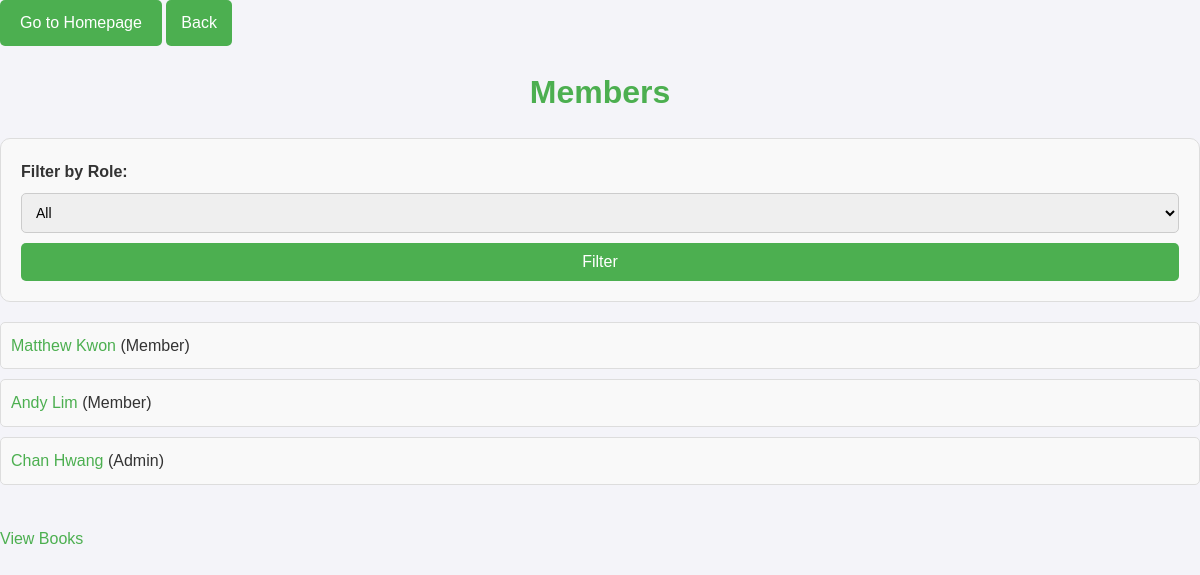
Before: /project/members/ with the older database file.
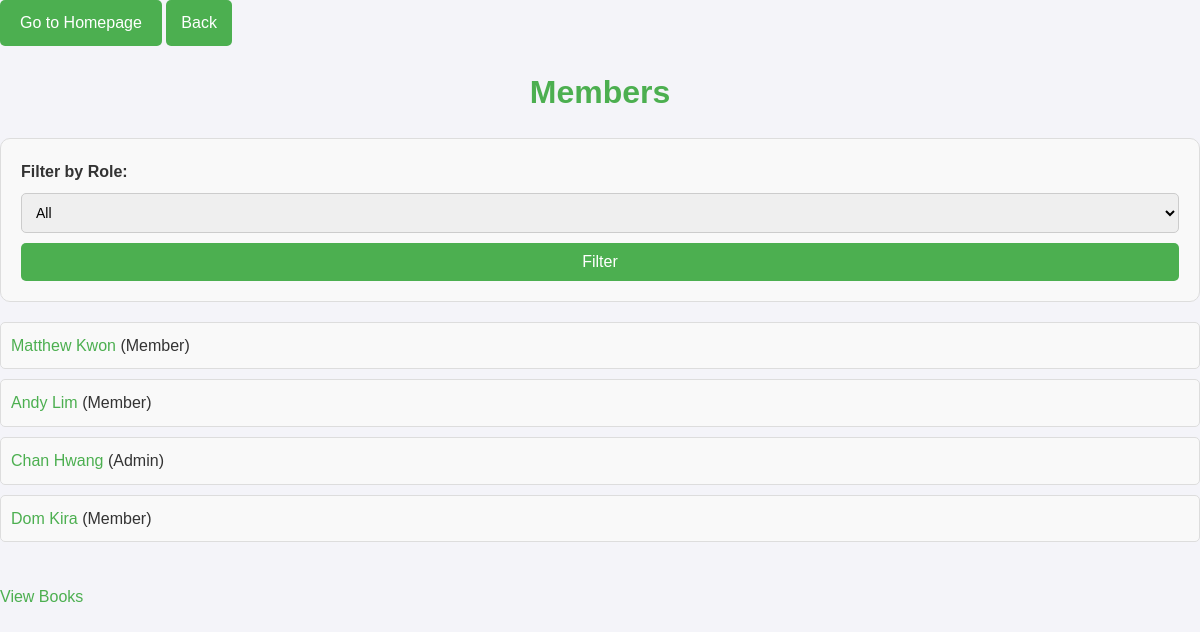
After: the same page with the newer database file.
### project/models.py (models this page shows, shortened)
class Member(models.Model):
    user = models.OneToOneField(
        User,
        on_delete=models.CASCADE,
        related_name='member'
    )
    name = models.CharField(max_length=100)
    email = models.EmailField()
    join_date = models.DateField()
    role = models.CharField(max_length=50, choices=[('Admin', 'Admin'), ('Member', 'Member')])

### project/views.py (the view)
# urls.py: path('members/', MemberListView.as_view(), name='member-list'),
class MemberListView(ListView):
    model = Member
    template_name = 'project/member_list.html'
    context_object_name = 'members'
    def get_queryset(self):
        queryset = super().get_queryset()
        role = self.request.GET.get('role')
        if role:
            queryset = queryset.filter(role=role)
        return queryset

### project/templates/project/member_list.html (shortened to what this page needs)
<!DOCTYPE html>
<html>
<head>
    {% load static %}
    <link rel="stylesheet" type="text/css" href="{% static 'project/css/styles.css' %}">
</head>
<body>
    <a href="{% url 'homepage' %}" class="home-button">Go to Homepage</a>
    <a href="javascript:history.back()" class="back-button">Back</a>
    <h1>Members</h1>
    <form method="get">
        <label for="role">Filter by Role:</label>
        <select name="role" id="role">
            <option value="">All</option>
        </select>
        <button type="submit">Filter</button>
    </form>
    <ul>
        {% for member in members %}
            <li>
                <a href="{% url 'member-detail' member.pk %}">{{ member.name }}</a>
                ({{ member.role }})
            </li>
        {% endfor %}
    </ul>
    <br>
    <a href="/project/books/">View Books</a>
</body>
</html>

Changed rows visible on the page:
added Member: name "Dom Kira", role "Member"
